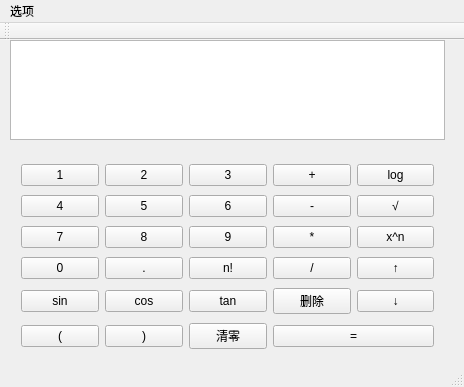
<?xml version="1.0" encoding="UTF-8"?>
<ui version="4.0">
 <class>MainWindow</class>
 <widget class="QMainWindow" name="MainWindow">
  <property name="geometry">
   <rect>
    <x>0</x>
    <y>0</y>
    <width>464</width>
    <height>387</height>
   </rect>
  </property>
  <property name="font">
   <font>
    <family>楷体</family>
   </font>
  </property>
  <property name="windowTitle">
   <string>表达式计算器</string>
  </property>
  <property name="styleSheet">
   <string notr="true">QPushButton
{
	outline: none;
	font: 14px/100% Arial, Helvetica, sans-serif;
	padding: .5em 2em .55em;
}
QPushButton::hover
{
	background-color:rgb(85, 255, 127);
	outline: none;
	font: 14px/100% Arial, Helvetica, sans-serif;
	padding: .5em 2em .55em;
}
QTextEdit
{
	height:100px;
}
QGridLayout
{
	height:200px;
}</string>
  </property>
  <widget class="QWidget" name="centralWidget">
   <widget class="QWidget" name="">
    <property name="geometry">
     <rect>
      <x>10</x>
      <y>110</y>
      <width>435</width>
      <height>218</height>
     </rect>
    </property>
    <layout class="QGridLayout" name="gridLayout">
     <item row="4" column="1">
      <widget class="QPushButton" name="cosBtn">
       <property name="text">
        <string>cos</string>
       </property>
      </widget>
     </item>
     <item row="2" column="0">
      <widget class="QPushButton" name="numBtn7">
       <property name="text">
        <string>7</string>
       </property>
      </widget>
     </item>
     <item row="3" column="0">
      <widget class="QPushButton" name="numBtn0">
       <property name="text">
        <string>0</string>
       </property>
      </widget>
     </item>
     <item row="2" column="1">
      <widget class="QPushButton" name="numBtn8">
       <property name="text">
        <string>8</string>
       </property>
      </widget>
     </item>
     <item row="0" column="0">
      <widget class="QPushButton" name="numBtn1">
       <property name="styleSheet">
        <string notr="true"/>
       </property>
       <property name="text">
        <string>1</string>
       </property>
      </widget>
     </item>
     <item row="0" column="2">
      <widget class="QPushButton" name="numBtn3">
       <property name="text">
        <string>3</string>
       </property>
      </widget>
     </item>
     <item row="1" column="0">
      <widget class="QPushButton" name="numBtn4">
       <property name="text">
        <string>4</string>
       </property>
      </widget>
     </item>
     <item row="3" column="1">
      <widget class="QPushButton" name="potBtn">
       <property name="text">
        <string>.</string>
       </property>
      </widget>
     </item>
     <item row="2" column="2">
      <widget class="QPushButton" name="numBtn9">
       <property name="text">
        <string>9</string>
       </property>
      </widget>
     </item>
     <item row="0" column="1">
      <widget class="QPushButton" name="numBtn2">
       <property name="text">
        <string>2</string>
       </property>
      </widget>
     </item>
     <item row="1" column="1">
      <widget class="QPushButton" name="numBtn5">
       <property name="text">
        <string>5</string>
       </property>
      </widget>
     </item>
     <item row="3" column="2">
      <widget class="QPushButton" name="jieChengBtn">
       <property name="text">
        <string>n!</string>
       </property>
      </widget>
     </item>
     <item row="4" column="2">
      <widget class="QPushButton" name="tanBtn">
       <property name="text">
        <string>tan</string>
       </property>
      </widget>
     </item>
     <item row="1" column="2">
      <widget class="QPushButton" name="numBtn6">
       <property name="text">
        <string>6</string>
       </property>
      </widget>
     </item>
     <item row="4" column="0">
      <widget class="QPushButton" name="sinBtn">
       <property name="text">
        <string>sin</string>
       </property>
      </widget>
     </item>
     <item row="5" column="3" colspan="2">
      <widget class="QPushButton" name="equalBtn">
       <property name="text">
        <string>=</string>
       </property>
      </widget>
     </item>
     <item row="4" column="3">
      <widget class="QPushButton" name="deleteBtn">
       <property name="text">
        <string>删除</string>
       </property>
      </widget>
     </item>
     <item row="1" column="4">
      <widget class="QPushButton" name="sqrtBtn">
       <property name="text">
        <string>√</string>
       </property>
      </widget>
     </item>
     <item row="5" column="2">
      <widget class="QPushButton" name="cleanBtn">
       <property name="text">
        <string>清零</string>
       </property>
      </widget>
     </item>
     <item row="5" column="1">
      <widget class="QPushButton" name="rightBtn">
       <property name="text">
        <string>)</string>
       </property>
      </widget>
     </item>
     <item row="5" column="0">
      <widget class="QPushButton" name="leftBtn">
       <property name="text">
        <string>(</string>
       </property>
      </widget>
     </item>
     <item row="3" column="3">
      <widget class="QPushButton" name="divBtn">
       <property name="text">
        <string>/</string>
       </property>
      </widget>
     </item>
     <item row="0" column="3">
      <widget class="QPushButton" name="addBtn">
       <property name="text">
        <string>+</string>
       </property>
      </widget>
     </item>
     <item row="1" column="3">
      <widget class="QPushButton" name="subBtn">
       <property name="text">
        <string>-</string>
       </property>
      </widget>
     </item>
     <item row="3" column="4">
      <widget class="QPushButton" name="upButton">
       <property name="text">
        <string>↑</string>
       </property>
      </widget>
     </item>
     <item row="0" column="4">
      <widget class="QPushButton" name="logBtn">
       <property name="text">
        <string>log</string>
       </property>
      </widget>
     </item>
     <item row="2" column="4">
      <widget class="QPushButton" name="powBtn">
       <property name="text">
        <string>x^n</string>
       </property>
      </widget>
     </item>
     <item row="2" column="3">
      <widget class="QPushButton" name="mulBtn">
       <property name="text">
        <string>*</string>
       </property>
      </widget>
     </item>
     <item row="4" column="4">
      <widget class="QPushButton" name="downButton">
       <property name="text">
        <string>↓</string>
       </property>
      </widget>
     </item>
    </layout>
   </widget>
   <widget class="QTextEdit" name="screen">
    <property name="geometry">
     <rect>
      <x>10</x>
      <y>0</y>
      <width>435</width>
      <height>100</height>
     </rect>
    </property>
    <property name="minimumSize">
     <size>
      <width>0</width>
      <height>100</height>
     </size>
    </property>
    <property name="maximumSize">
     <size>
      <width>16777215</width>
      <height>60</height>
     </size>
    </property>
    <property name="font">
     <font>
      <family>楷体</family>
      <pointsize>15</pointsize>
      <weight>75</weight>
      <bold>true</bold>
     </font>
    </property>
    <property name="layoutDirection">
     <enum>Qt::LeftToRight</enum>
    </property>
    <property name="html">
     <string>&lt;!DOCTYPE HTML PUBLIC &quot;-//W3C//DTD HTML 4.0//EN&quot; &quot;http://www.w3.org/TR/REC-html40/strict.dtd&quot;&gt;
&lt;html&gt;&lt;head&gt;&lt;meta name=&quot;qrichtext&quot; content=&quot;1&quot; /&gt;&lt;style type=&quot;text/css&quot;&gt;
p, li { white-space: pre-wrap; }
&lt;/style&gt;&lt;/head&gt;&lt;body style=&quot; font-family:'楷体'; font-size:15pt; font-weight:600; font-style:normal;&quot;&gt;
&lt;p style=&quot;-qt-paragraph-type:empty; margin-top:0px; margin-bottom:0px; margin-left:0px; margin-right:0px; -qt-block-indent:0; text-indent:0px; font-family:'SimSun'; font-size:9pt; font-weight:400;&quot;&gt;&lt;br /&gt;&lt;/p&gt;&lt;/body&gt;&lt;/html&gt;</string>
    </property>
   </widget>
  </widget>
  <widget class="QMenuBar" name="menuBar">
   <property name="geometry">
    <rect>
     <x>0</x>
     <y>0</y>
     <width>464</width>
     <height>23</height>
    </rect>
   </property>
   <widget class="QMenu" name="menu">
    <property name="title">
     <string>选项</string>
    </property>
    <addaction name="openAction"/>
    <addaction name="saveAction"/>
    <addaction name="quitAction"/>
   </widget>
   <addaction name="menu"/>
  </widget>
  <widget class="QToolBar" name="mainToolBar">
   <attribute name="toolBarArea">
    <enum>TopToolBarArea</enum>
   </attribute>
   <attribute name="toolBarBreak">
    <bool>false</bool>
   </attribute>
  </widget>
  <widget class="QStatusBar" name="statusBar"/>
  <action name="openAction">
   <property name="text">
    <string>载入文件</string>
   </property>
  </action>
  <action name="saveAction">
   <property name="text">
    <string>保存结果</string>
   </property>
  </action>
  <action name="quitAction">
   <property name="text">
    <string>退出</string>
   </property>
  </action>
 </widget>
 <layoutdefault spacing="6" margin="11"/>
 <resources/>
 <connections/>
</ui>
